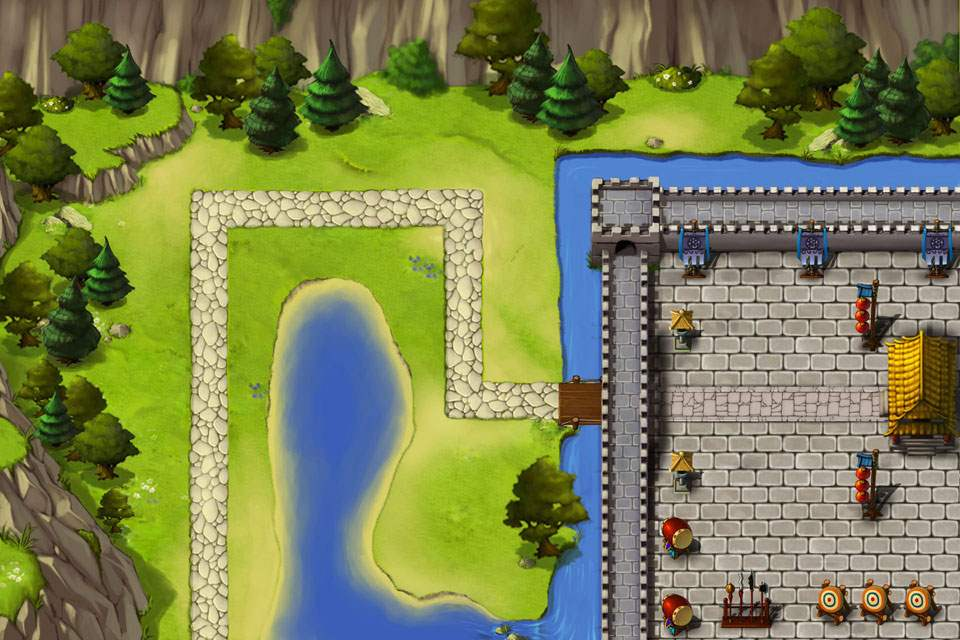

The image is a tile-based game level rendered from a .tmx file. Its description and source (layers, tilesets, objects; grid data summarised) follow:
An orthogonal 30x20 tile map with 32x32 px tiles, 1 tile layer (GroundLayer).

<map version="1.0" orientation="orthogonal" width="30" height="20" tilewidth="32" tileheight="32">
 <tileset firstgid="1" name="Stage01_map_editor" tilewidth="32" tileheight="32">
  <image source="Stage01_map_editor.jpg" />
 </tileset>
 <layer name="GroundLayer" width="30" height="20">
  <data>[600 cells, 600 non-empty, 600 distinct tile ids]</data>
 </layer>
</map>
